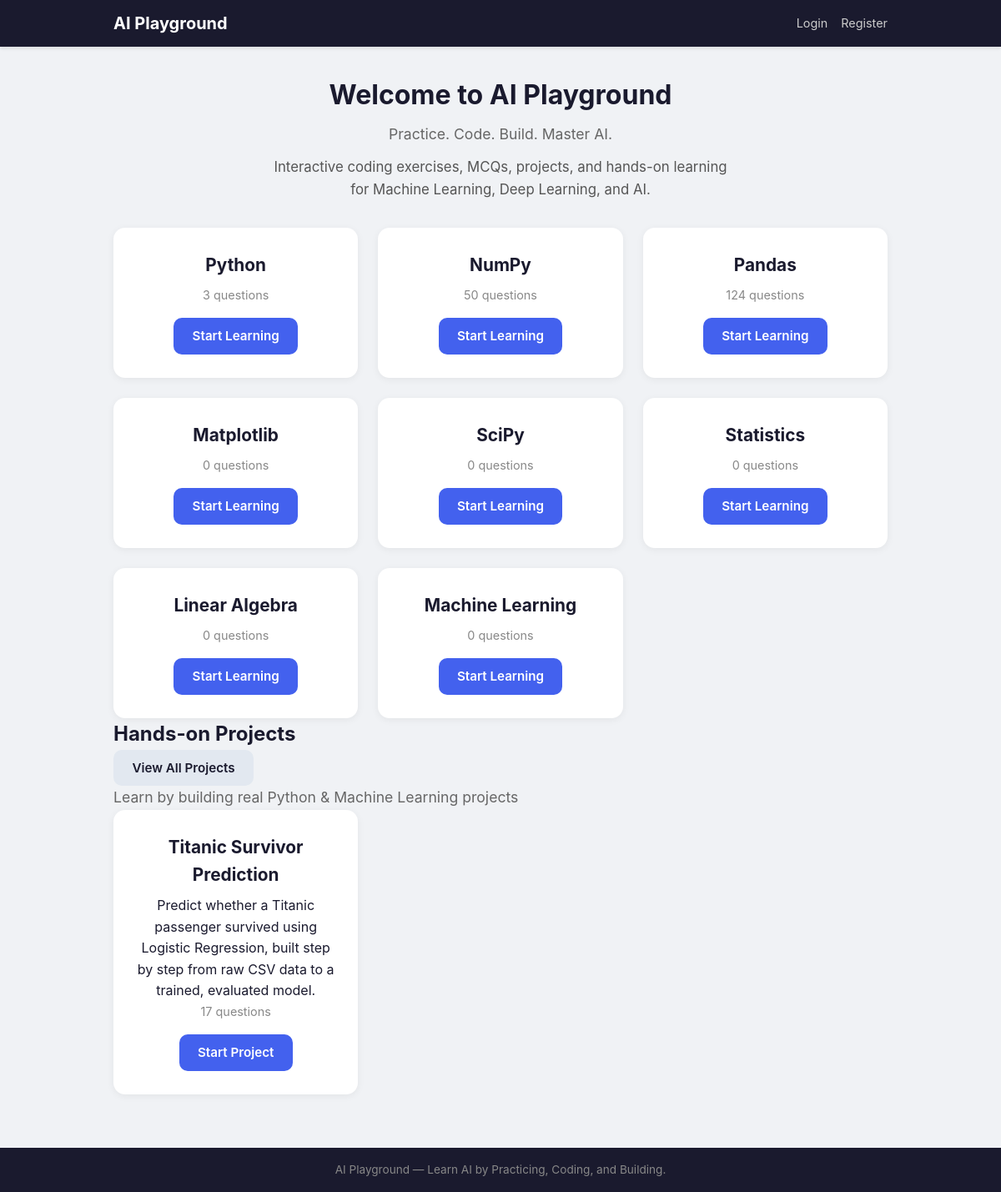
The page / on the database its author committed.
### core/models.py (models this page shows, shortened)
class Subject(models.Model):
    name = models.CharField(max_length=100, unique=True)
    slug = models.SlugField(max_length=100, unique=True)
    order = models.PositiveIntegerField(default=0)
    class Meta:
        ordering = ['order', 'name']

class Project(models.Model):
    title = models.CharField(
        max_length=200,
        unique=True,
        verbose_name='Title',
        help_text='The project title, e.g. "Titanic Survivor Prediction".',
    )
    slug = models.SlugField(
        max_length=200,
        unique=True,
        verbose_name='Slug',
        help_text='URL-friendly name, e.g. "titanic-survivor-prediction".',
    )
    short_description = models.CharField(
        max_length=300,
        blank=True,
        verbose_name='Short Description',
        help_text='One or two sentences shown on the project card.',
    )
    thumbnail = models.ImageField(
        upload_to='project_thumbnails/',
        blank=True,
        null=True,
        verbose_name='Thumbnail',
        help_text='Optional image shown on the project card.',
    )
    description = models.TextField(
        blank=True,
        verbose_name='Description',
        help_text='Markdown introduction shown on the project detail page.',
    )
    overview = models.TextField(
        blank=True,
        verbose_name='Overview',
        help_text='Markdown project overview. Shown after the MCQs are done.',
    )
    complete_code = models.TextField(
        blank=True,
        verbose_name='Complete Python Code',
        help_text='Markdown. The full project code with ```python code blocks.',
    )
    output = models.TextField(
        blank=True,
        verbose_name='Output / Results',
        help_text='Markdown. Formatted output, results, screenshots (later).',
    )
    explanation = models.TextField(
        blank=True,
        verbose_name='Explanation',
        help_text='Markdown. Step-by-step explanation of the code and approach.',
    )
    learning_outcomes = models.TextField(
        blank=True,
        verbose_name='Learning Outcomes',
        help_text='Markdown. What the learner will take away from this project.',
    )
    dataset_info = models.TextField(
        blank=True,
        verbose_name='Dataset Information',
        help_text='Markdown. Dataset description, source, and format (optional).',
    )
    order = models.PositiveIntegerField(
        default=0,
        verbose_name='Order',
        help_text='Controls the order projects appear in.',
    )
    is_active = models.BooleanField(
        default=True,
        verbose_name='Active',
        help_text='Uncheck to hide this project from the public site.',
    )
    is_free = models.BooleanField(
        default=True,
        verbose_name='Is Free',
        help_text='Future monetization: whether this project is free.',
    )
    ACCESS_FREE = 'free'
    ACCESS_PREMIUM = 'premium'
    ACCESS_PAID = 'paid'
    ACCESS_TYPE_CHOICES = [
        (ACCESS_FREE, 'Free'),
        (ACCESS_PREMIUM, 'Premium'),
        (ACCESS_PAID, 'Paid'),
    ]
    access_type = models.CharField(
        max_length=20,
        choices=ACCESS_TYPE_CHOICES,
        default=ACCESS_FREE,
        verbose_name='Access Type',
        help_text='Future monetization: free / premium / paid.',
    )
    created_at = models.DateTimeField(auto_now_add=True)
    updated_at = models.DateTimeField(auto_now=True)
    class Meta:
        ordering = ['order', 'title']
        verbose_name = 'Project'
        verbose_name_plural = 'Projects'

### core/views.py (the view)
# urls.py: 2. Add a URL to urlpatterns:  path('', views.home, name='home')
def home(request):
    subjects = Subject.objects.all().order_by('order', 'name')
    projects = Project.objects.filter(is_active=True).order_by('order', 'title')
    return render(
        request,
        'core/home.html',
        {'subjects': subjects, 'projects': projects},
    )

### templates/core/home.html (shortened to what this page needs)
{% extends 'base.html' %}
{% block content %}
<div class="page-header">
    <h1>Welcome to AI Playground</h1>
    <p class="subtitle">Practice. Code. Build. Master AI.</p>
    <p class="platform-description">Interactive coding exercises, MCQs, projects, and hands-on learning for Machine Learning, Deep Learning, and AI.</p>
</div>
<div class="subject-grid">
    {% for subject in subjects %}
        <div class="subject-card">
            <div class="card-body">
                <h2>{{ subject.name }}</h2>
                <p class="question-count">{{ subject.questions.count }} question{{ subject.questions.count|pluralize }}</p>
                <a href="{% url 'subject_detail' subject.slug %}" class="btn btn-primary">
                    {% if user.is_authenticated %}
                        View Subject
                    {% else %}
                        Start Learning
                    {% endif %}
                </a>
            </div>
        </div>
{% empty %}
        <div class="empty-state">
            <p>No subjects are available yet. Please check back later.</p>
        </div>
    {% endfor %}
</div>
<div class="projects-section">
    <div class="section-header">
        <h2>Hands-on Projects</h2>
        <a href="{% url 'projects_list' %}" class="btn btn-secondary">View All Projects</a>
    </div>
    <p class="subtitle">Learn by building real Python &amp; Machine Learning projects</p>
    {% if projects %}
        <div class="subject-grid">
            {% for project in projects %}
                <div class="subject-card project-card">
                    <div class="card-body">
                        <h2>{{ project.title }}</h2>
                        {% if project.short_description %}
                            <p class="project-description">{{ project.short_description }}</p>
                        {% endif %}
                        <p class="question-count">{{ project.questions.count }} question{{ project.questions.count|pluralize }}</p>
                        <a href="{% url 'project_detail' project.slug %}" class="btn btn-primary">
                            {% if user.is_authenticated %}
                                View Project
                            {% else %}
                                Start Project
                            {% endif %}
                        </a>
                    </div>
                </div>
            {% endfor %}
        </div>
    {% else %}
        <p class="empty-state">No projects are available yet.</p>
    {% endif %}
</div>
{% endblock %}

### templates/base.html (shortened to what this page needs)
<!DOCTYPE html>
<html lang="en">
<head>
    {% load static %}
    <link rel="stylesheet" href="{% static 'css/style.css' %}" />
</head>
<body>
    <nav class="navbar">
        <div class="container nav-container">
<a href="{% url 'home' %}" class="nav-brand">AI Playground</a>
            <div class="nav-links">
                {% if user.is_authenticated %}
                    <a href="{% url 'dashboard' %}" class="nav-link">Dashboard</a>
                    <form method="post" action="{% url 'logout' %}" style="display:inline;">
                        {% csrf_token %}
                        <button type="submit" class="nav-link btn-link">Logout</button>
                    </form>
                {% else %}
                    <a href="{% url 'login' %}" class="nav-link">Login</a>
                    <a href="{% url 'register' %}" class="nav-link">Register</a>
                {% endif %}
            </div>
        </div>
    </nav>
    <main class="container main-content">
        {% block content %}{% endblock %}
    </main>
    <footer class="footer">
        <div class="container">
<p>AI Playground — Learn AI by Practicing, Coding, and Building.</p>
        </div>
    </footer>
</body>
</html>

### static/css/style.css (style rules this page uses)
*, *::before, *::after { box-sizing: border-box; margin: 0; padding: 0; }
body { font-family: -apple-system, BlinkMacSystemFont, 'Segoe UI', Roboto, Oxygen, Ubuntu, sans-serif; line-height: 1.6; color: #1a1a2e; background-color: #f0f2f5; min-height: 100vh; display: flex; flex-direction: column; }
.container { max-width: 960px; margin: 0 auto; padding: 0 1rem; }
.navbar { background: #1a1a2e; color: #fff; padding: 0.75rem 0; box-shadow: 0 2px 4px rgba(0,0,0,0.1); }
.nav-container { display: flex; justify-content: space-between; align-items: center; }
.nav-brand { font-size: 1.25rem; font-weight: 700; color: #fff; text-decoration: none; }
.nav-links { display: flex; gap: 1rem; align-items: center; }
.nav-link { color: #ccc; text-decoration: none; font-size: 0.9rem; transition: color 0.2s; }
.main-content { flex: 1; padding: 2rem 1rem; }
.page-header { text-align: center; margin-bottom: 2rem; }
.page-header h1 { font-size: 2rem; color: #1a1a2e; margin-bottom: 0.5rem; }
.subtitle { color: #666; font-size: 1.1rem; }
.platform-description { color: #555; font-size: 1.05rem; max-width: 560px; margin: 0.75rem auto 0 auto; line-height: 1.6; }
.subject-grid { display: grid; grid-template-columns: repeat(auto-fill, minmax(280px, 1fr)); gap: 1.5rem; }
.subject-card { background: #fff; border-radius: 14px; padding: 1.75rem; box-shadow: 0 2px 10px rgba(0,0,0,0.06); transition: transform 0.2s, box-shadow 0.2s; text-align: center; }
.card-body h2 { font-size: 1.3rem; margin-bottom: 0.5rem; color: #1a1a2e; }
.question-count { color: #888; font-size: 0.9rem; margin-bottom: 1rem; }
.btn { display: inline-block; padding: 0.6rem 1.4rem; border-radius: 10px; font-size: 0.95rem; font-weight: 600; text-decoration: none; cursor: pointer; border: none; transition: background 0.2s, transform 0.15s, box-shadow 0.2s; }
.btn-primary { background: #4361ee; color: #fff; }
.btn-secondary { background: #e2e8f0; color: #1a1a2e; }
.footer { background: #1a1a2e; color: #888; text-align: center; padding: 1rem 0; margin-top: 2rem; font-size: 0.85rem; }

### rows shown on the page
Subject: name "Python", questions.count "3"
Subject: name "NumPy", questions.count "50"
Subject: name "Pandas", questions.count "124"
Subject: name "Matplotlib", questions.count "0"
Subject: name "SciPy", questions.count "0"
Subject: name "Statistics", questions.count "0"
Subject: name "Linear Algebra", questions.count "0"
Subject: name "Machine Learning", questions.count "0"
Project: title "Titanic Survivor Prediction", short_description "Predict whether a Titanic passenger survived using Logistic Regression, built step by step from raw CSV data to a trained, evaluated model.", questions.count "17"
